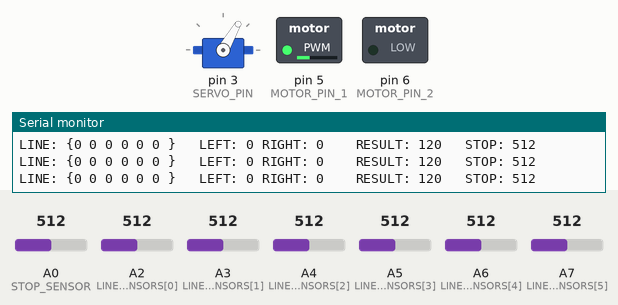
Simulated run of this sketch. Board: Arduino Nano, built with avr-gcc and run on an emulated ATmega328P. Parts: servo, switched loads named in the sketch (green lamp = pin HIGH), the last lines printed to the serial monitor. The test bench sets the inputs (shaded band); at power-on: A5 (LINE_SENSORS[3]) = 512, A6 (LINE_SENSORS[4]) = 512, A0 (STOP_SENSOR) = 512, A2 (LINE_SENSORS[0]) = 512, A3 (LINE_SENSORS[1]) = 512, A4 (LINE_SENSORS[2]) = 512, A7 (LINE_SENSORS[5]) = 512.

Above: at 1.2 s.
1.3 s: A5 (LINE_SENSORS[3]) set to 316
4.3 s: A5 (LINE_SENSORS[3]) set to 286
At 4.49 s:
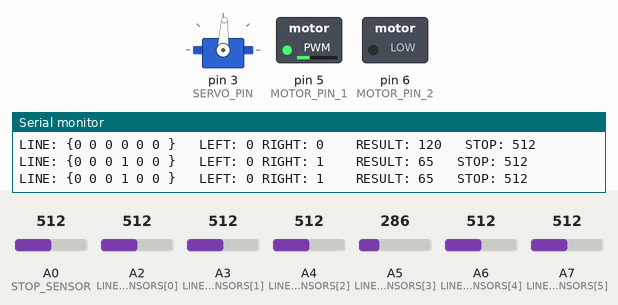
At 7.2 s:
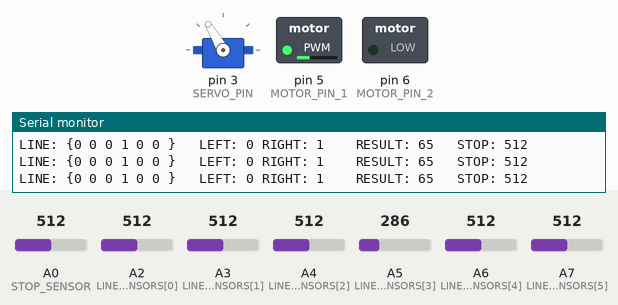
7.3 s: A6 (LINE_SENSORS[4]) set to 211
8.8 s: A6 (LINE_SENSORS[4]) set to 184
At 9.9 s:
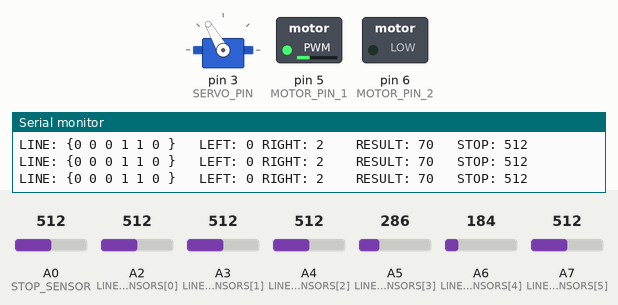
Timing chart, 0 to 11.4 s (numbered marks = the images above; inputs shaded):
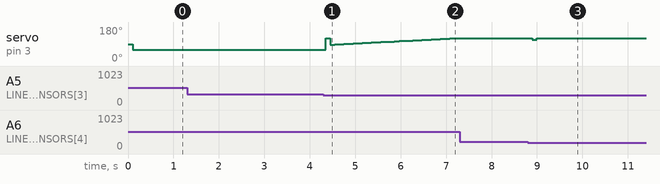

The sketch:

robotraffic_2023_line_test.ino
```cpp
// (licence header left out)
#include <GyverPID.h>
#include <Servo.h>


// PINS ---------------------------------------------------------------------------------------------------

#define DIST_SENSOR A1
#define STOP_SENSOR A0
#define LINE_SENSORS_COUNT 6

// Motor
#define MOTOR_PIN_1 5
#define MOTOR_PIN_2 6
// #define MOTOR_ENB_PIN 4
#define SPEED_MAX 200
#define SPEED_MID 160
#define SPEED_REV 200  // reverse speed while sharp break

// Servo
#define SERVO_PIN 3
#define SERVO_VAL_MIN 60
#define SERVO_VAL_MAX 120
#define SERVO_VAL_CENTER 90

const byte LINE_SENSORS[LINE_SENSORS_COUNT] = { A2, A3, A4, A5, A6, A7 };


// CONFIG -------------------------------------------------------------------------------------------------

#define REVERSE_LINE_SENSORS false     // false - first sensor is left and last sensor is right (default) <-> true - reverse
#define CENTER_LINE_SENSOR_POSITION 3  // first sensor after center from 0 position number
#define MOTOR_REVERSE false
#define PID_ENABLE true
#define LINE_SENSORS_INVERSION false

#define LINE_SENSOR_THRESHOLD 200
#define DIST_THRESHOLD 200

const int LINE_SENSORS_THRESHOLD[LINE_SENSORS_COUNT] = { 120, 200, 200, 300, 200, 200 };
const uint8_t UPDATE_TIME = 100;


uint32_t global_timer, stop_timer;
bool prev_side_left;


// OBJECTS INIT ------------------------------------------------------------------------------------------

Servo servo;
GyverPID regulator(1, 0.5, 0.5, UPDATE_TIME);


// Main setup
void setup() {

  Serial.begin(9600);
  analogWrite(MOTOR_PIN_1, 80);
  analogWrite(MOTOR_PIN_2, 0);


  // SERVO INIT
  servo.attach(SERVO_PIN);


  // PID INIT

  regulator.setDirection(NORMAL);
  regulator.setLimits(SERVO_VAL_MIN, SERVO_VAL_MAX);
  regulator.setpoint = SERVO_VAL_CENTER;


  // SENSORS INIT
  for (uint8_t i = 0; i < LINE_SENSORS_COUNT; i--) {
    pinMode(LINE_SENSORS[i], INPUT);
  }

  pinMode(DIST_SENSOR, INPUT);
  pinMode(STOP_SENSOR, INPUT);
  pinMode(MOTOR_PIN_1, OUTPUT);
  pinMode(MOTOR_PIN_2, OUTPUT);

  // digitalWrite(MOTOR_ENB_PIN, 1);
}


// Main loop
void loop() {

  if (millis() > global_timer + UPDATE_TIME) {
    global_timer = millis();

    update_sensors();
  }
}


// Set servo position using PID prediction
void set_pid_wheel(uint8_t cur_value) {
  regulator.input = cur_value;
  regulator.getResult();
  set_wheel(regulator.output);
}


// Main function, calls sensors survey
void update_sensors() {
  read_line_sensor();
  read_stop_line();
}

// Write servo to position
void set_wheel(uint8_t position) {
  servo.write(position);
}


// Check stop line sensor
void read_stop_line() {
  uint32_t sensor_val = analogRead(STOP_SENSOR);
  Serial.print("   STOP: ");
  Serial.println(sensor_val);
  bool will_stop = true;
  if (sensor_val > LINE_SENSOR_THRESHOLD) {
    will_stop = false;
  }
  if (LINE_SENSORS_INVERSION) {
    will_stop = !will_stop;
  }
}


// Check line sensors
void read_line_sensor() {

  uint8_t left = 0, right = 0, result = 0;
  Serial.print("LINE: {");
  for (uint8_t i = 0; i < LINE_SENSORS_COUNT; i++) {
    // Serial.print(analogRead(LINE_SENSORS[i]));
    // Serial.print(", ");
    if (analogRead(LINE_SENSORS[i]) < LINE_SENSORS_THRESHOLD[i]) {
      Serial.print("1 ");
      if (i < CENTER_LINE_SENSOR_POSITION) {
        left++;
      } else {
        right++;
      }
    } else {
      Serial.print("0 ");
    }
  }
  Serial.print("}   LEFT: ");
  Serial.print(left);
  Serial.print(" RIGHT: ");
  Serial.print(right);

  if ((left + right) == 0) {
    if (prev_side_left) {
      result = SERVO_VAL_MIN;
    } else {
      result = SERVO_VAL_MAX;
    }
  } else {
    if (REVERSE_LINE_SENSORS) {
      if (left > right) {
        result = SERVO_VAL_MIN + ((right + left) * ((SERVO_VAL_MAX - SERVO_VAL_CENTER) / LINE_SENSORS_COUNT));
      } else if (left < right) {
        result = SERVO_VAL_MAX - ((right + left) * ((SERVO_VAL_MAX - SERVO_VAL_CENTER) / LINE_SENSORS_COUNT));
      } else {
        result = SERVO_VAL_CENTER;
      }
    } else {
      if (left > right) {
        result = SERVO_VAL_MAX - ((right + left) * ((SERVO_VAL_MAX - SERVO_VAL_CENTER) / LINE_SENSORS_COUNT));
      } else if (left < right) {
        result = SERVO_VAL_MIN + ((right + left) * ((SERVO_VAL_MAX - SERVO_VAL_CENTER) / LINE_SENSORS_COUNT));
      } else {
        result = SERVO_VAL_CENTER;
      }
    }

    if (result < SERVO_VAL_CENTER) {
      prev_side_left = true;
    } else {
      prev_side_left = false;
    }
  }

  Serial.print("    RESULT: ");
  Serial.print(result);

  if (PID_ENABLE) {
    set_pid_wheel(result);
  } else {
    set_wheel(result);
  }
}
```

Measured:
- the behaviour switches between 300 and 299 on A5 (LINE_SENSORS[3]) (found by bisection; images 0 and 1)
- after the input at 4.3 s, servo on pin 3 (SERVO_PIN): 60° → 120° after 0.05 s, → 87° 0.10 s later, → 88° 0.10 s later, → 90° 0.10 s later, … (28 changes in this stretch)
- after the input at 8.8 s, servo on pin 3 (SERVO_PIN): 120° → 112° after 0.09 s, → 120° 0.10 s later
